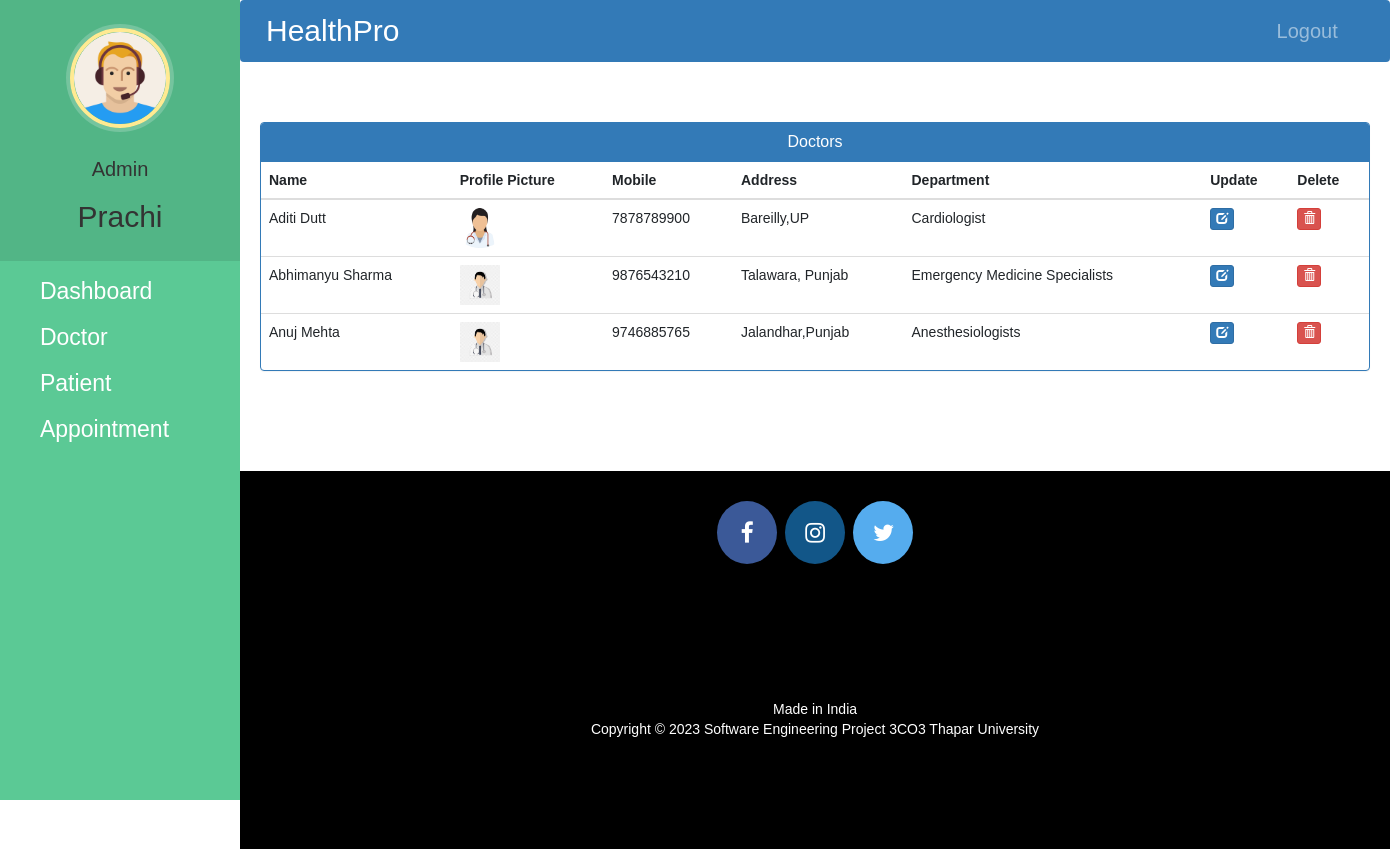
The app's page /admin-view-doctor (signed in) with its own data.
### hospital/models.py (models this page shows, shortened)
class Doctor(models.Model):
    user=models.OneToOneField(User,on_delete=models.CASCADE)
    profile_pic= models.ImageField(upload_to='profile_pic/DoctorProfilePic/',null=True,blank=True)
    address = models.CharField(max_length=40)
    mobile = models.CharField(max_length=20,null=True)
    department= models.CharField(max_length=50,choices=departments,default='Cardiologist')
    status=models.BooleanField(default=False)
    @property
    def get_name(self):
        return self.user.first_name+" "+self.user.last_name

### hospital/views.py (the view)
# urls.py: path('admin-view-doctor', views.admin_view_doctor_view,name='admin-view-doctor'),
@login_required(login_url='adminlogin')
@user_passes_test(is_admin)
def admin_view_doctor_view(request):
    doctors=models.Doctor.objects.all().filter(status=True)
    return render(request,'hospital/admin_view_doctor.html',{'doctors':doctors})

### hospital/views.py (called while the page is built)
def is_admin(user):
    return user.groups.filter(name='ADMIN').exists()

### templates/hospital/admin_view_doctor.html (shortened to what this page needs)
{% extends 'hospital/admin_base.html' %}
{% block content %}
{%load static%}
<head>
  <link href="//netdna.bootstrapcdn.com/bootstrap/3.0.0/css/bootstrap.min.css" rel="stylesheet" id="bootstrap-css">
</head>
<div class="container">
  <div class="panel panel-primary">
    <div class="panel-heading">
      <h6 class="panel-title">Doctors</h6>
    </div>
    <table class="table table-hover" id="dev-table">
      <thead>
        <tr>
          <th>Name</th>
          <th>Profile Picture</th>
          <th>Mobile</th>
          <th>Address</th>
          <th>Department</th>
          <th>Update</th>
          <th>Delete</th>
        </tr>
      </thead>
      {% for d in doctors %}
      <tr>
        <td> {{d.get_name}}</td>
        <td> <img src="{% static d.profile_pic.url %}" alt="Profile Pic" height="40px" width="40px" /></td>
        <td>{{d.mobile}}</td>
        <td>{{d.address}}</td>
        <td>{{d.department}}</td>
        <td><a class="btn btn-primary btn-xs" href="{% url 'update-doctor' d.id  %}"><span class="glyphicon glyphicon-edit"></span></a></td>
        <td><a class="btn btn-danger btn-xs" href="{% url 'delete-doctor-from-hospital' d.id  %}"><span class="glyphicon glyphicon-trash"></span></a></td>
      </tr>
      {% endfor %}
    </table>
  </div>
</div>
{% endblock content %}

### templates/hospital/admin_base.html (shortened to what this page needs)
<!DOCTYPE html>
{% load static %}
<html lang="en">
<head>
  <link rel="stylesheet" href="https://stackpath.bootstrapcdn.com/bootstrap/4.3.1/css/bootstrap.min.css">
  <link rel="stylesheet" href="https://maxcdn.bootstrapcdn.com/font-awesome/4.7.0/css/font-awesome.min.css">
  <link rel="stylesheet" href="{% static '/style.css' %}">
</head>
<body>
  <nav class="menu" tabindex="0">
    <header class="avatar">
      <img src="{% static "images/adminpropic.png" %}" />
      <br><br>
      <h6 style="font-size: 20px">Admin</h6>
      <h2 style="font-weight: 500;">{{request.user.first_name}}</h2>
    </header>
    <ul>
      <li tabindex="0" class="icon-dashboard"> <a style="color:white; text-decoration:none;font-size: 23px" href="/admin-dashboard"><span>Dashboard</span></a> </li>
      <li tabindex="0" class="icon-customers"> <a style="color:white; text-decoration:none;font-size: 23px" href="/admin-doctor"><span>Doctor</span></a></li>
      <li tabindex="0" class="icon-users"> <a style="color:white; text-decoration:none;font-size: 23px" href="/admin-patient"><span>Patient</span></a></li>
      <li tabindex="0" class="icon-calendar"> <a style="color:white; text-decoration:none;font-size: 23px" href="/admin-appointment"><span>Appointment</span></a></li>
    </ul>
  </nav>
  <main>
    <div class="bs-example">
      <nav class="navbar navbar-expand-md  navbar-dark fixed-top" style="background:#337AB7;">
        <a href="/admin-dashboard" class="navbar-brand" style="font-size: 30px">HealthPro</a>
        <div class="collapse navbar-collapse justify-content-between" id="navbarCollapse">
          <div class="navbar-nav" style=" margin-left: 90%;">
            <a href="/logout" class="nav-item nav-link" style="font-size: 20px">Logout</a>
          </div>
        </div>
      </nav>
    </div>
    <br><br>
    {% block content %}
    {% endblock content %}
    <br><br><br><br>
    <footer>
      <p>
        <a id="ftr" href="https://www.facebook.com/arshita.mehta.77" class="fa fa-facebook"></a>
        <a id="ftr" href="https://instagram.com/anushkas2111?igshid=dzMzOTZ5eXc5aWVp" class="fa fa-instagram"></a>
        <a id="ftr" href="https://x.com/21AnushkaSingh?s=09" class="fa fa-twitter"></a>
      </p>
      <br>
      <div class="container">
        <div class="row">
          <div class="col-md-12 col-sm-12">
            <div style="color:#ffffff;" class="wow fadeInUp footer-copyright">
              <p>Made in India <br>
                Copyright &copy; 2023 Software Engineering Project 3CO3 Thapar University </p>
            </div>
          </div>
        </div>
      </div>
    </footer>
  </main>
</body>
</html>

### static/style.css (style rules this page uses)
body { padding-left: 240px; }
main { position: relative; height: 100vh; }
.menu { background: #5bc995; height: 100vh; width: 240px; position: fixed; top: 0px; left: 0; z-index: 5; outline: none; }
.menu .avatar { background: rgba(0, 0, 0, 0.1); padding: 2em 0.5em; text-align: center; }
.menu .avatar img { width: 100px; border-radius: 50%; overflow: hidden; border: 4px solid #ffea92; box-shadow: 0 0 0 4px rgba(255, 255, 255, 0.2); }
.menu .avatar h2 { font-weight: normal; margin-bottom: 0; }
.menu ul { list-style: none; padding: 0.5em 0; margin: 0; }
.menu ul li { padding: 0.5em 1em 0.5em 3em; font-size: 0.95em; font-weight: regular; background-repeat: no-repeat; background-position: left 15px center; background-size: auto 20px; transition: all 0.15s linear; cursor: pointer; }
.menu ul li.icon-dashboard { background-image: url("http://www.entypo.com/images//gauge.svg"); }
.menu ul li.icon-customers { background-image: url("http://www.entypo.com/images//briefcase.svg"); }
.menu ul li.icon-users { background-image: url("http://www.entypo.com/images//users.svg"); }
.menu ul li.icon-calendar { background-image: url("http://www.entypo.com/images//calendar.svg"); }

### templates/hospital/admin_base.html (style rules this page uses)
a:link { text-decoration: none; }
* { font-family: 'Poppins', sans-serif; }
a { color: white; }
footer { padding: 0px 0px 0px 0px; background-color: black; margin: 0px; }
#ftr { padding: 20px; }
.fa { font-size: 23px; width: 60px; text-align: center; text-decoration: none; margin: 5px 2px; border-radius: 50%; }
.fa-facebook { background: #3B5998; color: white; margin-top: 30px; }
.fa-twitter { background: #55ACEE; color: white; }
.fa-instagram { background: #125688; color: white; }
p { text-align: center; }
* { font-family: poppins,sans-serif; }
body { padding-left: 240px; }
main { position: relative; height: 100vh; }
.menu { background: #5bc995; height: 100vh; width: 240px; position: fixed; top: 0px; left: 0; z-index: 5; outline: none; }
.menu .avatar { background: rgba(0, 0, 0, 0.1); padding: 2em 0.5em; text-align: center; }
.menu .avatar img { width: 100px; border-radius: 50%; overflow: hidden; border: 4px solid #ffea92; box-shadow: 0 0 0 4px rgba(255, 255, 255, 0.2); }
.menu .avatar h2 { font-weight: normal; margin-bottom: 0; }
.menu ul { list-style: none; padding: 0.5em 0; margin: 0; }
.menu ul li { padding: 0.5em 1em 0.5em 3em; font-size: 0.95em; font-weight: regular; background-repeat: no-repeat; background-position: left 15px center; background-size: auto 20px; transition: all 0.15s linear; cursor: pointer; }
.menu ul li.icon-dashboard { background-image: url("http://www.entypo.com/images//gauge.svg"); }
.menu ul li.icon-customers { background-image: url("http://www.entypo.com/images//briefcase.svg"); }
.menu ul li.icon-users { background-image: url("http://www.entypo.com/images//users.svg"); }
.menu ul li.icon-calendar { background-image: url("http://www.entypo.com/images//calendar.svg"); }

### templates/hospital/admin_view_doctor.html (style rules this page uses)
a:link { text-decoration: none; }
* { font-family: 'Poppins', sans-serif; }
h6 { text-align: center; }
.row { margin: 100px; }

### records on screen
Doctor: get_name "Aditi Dutt", profile_pic (picture), mobile "7878789900", address "Bareilly,UP", department "Cardiologist"
Doctor: get_name "Abhimanyu Sharma", profile_pic (picture), mobile "9876543210", address "Talawara, Punjab", department "Emergency Medicine Specialists"
Doctor: get_name "Anuj Mehta", profile_pic (picture), mobile "9746885765", address "Jalandhar,Punjab", department "Anesthesiologists"

### other values on screen
{{ request.user.first_name }} "Prachi"
